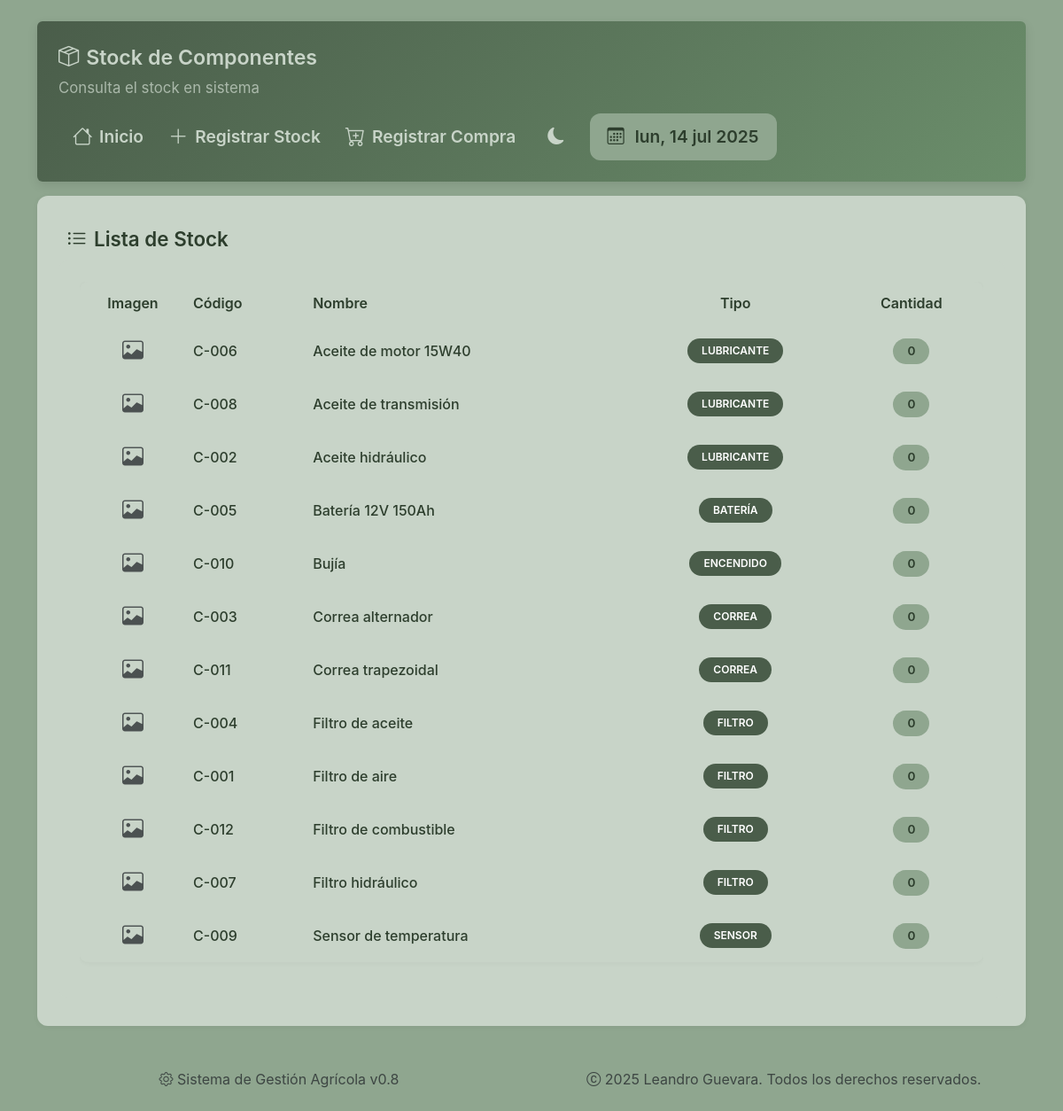
/stock/, run on the app's committed database.
### tables this page shows
CREATE TABLE componentes (
        ID INTEGER PRIMARY KEY AUTOINCREMENT,
        ID_Componente TEXT UNIQUE,
        Nombre TEXT NOT NULL,
        Descripcion TEXT,
        Tipo TEXT,
        Foto TEXT,
        Marca TEXT,
        Modelo TEXT,
        Precio REAL
    );

### sistema_gestion_agricola/routes/stock.py (the view)
@stock_bp.route('/')
def vista_stock():
    conn = get_db_connection()
    from ..utils.stock_utils import obtener_stock_actual
    stock = obtener_stock_actual()
    conn.close()
    return render_template('stock/listar.html', stock=stock)

### sistema_gestion_agricola/utils/db.py (called while the page is built)
def get_db_connection():
    conn = sqlite3.connect('sistema_gestion_agricola.db', timeout=10)
    conn.row_factory = sqlite3.Row
    return conn

### sistema_gestion_agricola/utils/stock_utils.py (called while the page is built)
def obtener_stock_actual():
    conn = get_db_connection()
    stock_query = '''
        SELECT
            c.ID,
            c.ID_Componente,
            c.Nombre,
            c.Tipo,
            c.Descripcion,
            c.Foto,
            COALESCE(SUM(
                CASE s.Tipo
                    WHEN 'entrada' THEN s.Cantidad
                    WHEN 'salida' THEN -s.Cantidad
                END
            ), 0) AS Stock_Actual
        FROM componentes c
        LEFT JOIN stock s ON c.ID = s.ID_Componente
        GROUP BY c.ID
        ORDER BY c.Nombre
    '''
    res = conn.execute(stock_query).fetchall()
    conn.close()
    return res

### sistema_gestion_agricola/templates/stock/listar.html (shortened to what this page needs)
{% extends "base.html" %}
{% block content %}
<div class="page-wrapper">
    <div class="dashboard-header hidden-item p-4 mb-3 rounded">
        <div class="header-topbar">
            <div class="header-title">
                <h2 class="section-title"><i class="bi bi-box-seam"></i> Stock de Componentes</h2>
                <p class="section-subtitle d-none d-md-block opacity-75">Consulta el stock en sistema</p>
            </div>
            <div class="header-controls">
                <a href="{{ url_for('index') }}"
                    class="btn btn-outline-primary btn-sm ms-2"
                    style="font-size: 1rem;">
                    <i class="bi bi-house"></i>
                    <span class="d-none d-md-block d-md-inline">Inicio</span>
                </a>
                <a href="{{ url_for('stock.registrar_stock') }}"
                    class="btn btn-outline-primary btn-sm"
                    style="font-size: 1rem;">
                    <i class="bi bi-plus-lg"></i>
                    <span class="d-none d-md-block d-md-inline">Registrar Stock</span>
                </a>
                <a href="{{ url_for('compras.registrar_compra') }}" class="btn btn-outline-primary btn-sm">
                    <i class="bi bi-cart-plus"></i>
                    <span class="d-none d-md-block d-md-inline">Registrar Compra</span>
                </a>
                <button class="theme-toggle" id="themeToggle">
                    <i class="bi bi-moon-fill" id="themeIcon"></i>
                </button>
                <div class="calendar-badge fs-6 d-none d-lg-block">
                    <i class="bi bi-calendar3"></i> <span id="current-date"></span>
                </div>
            </div>
        </div>
    </div>
    <section class="page-section hidden-item mb-0">
        <h3 class="section-title">
            <i class="bi bi-list-ul"></i> Lista de Stock
        </h3>
        <div class="card-section hidden-item mb-0" style="border: none; box-shadow: none;">
            <div id="tableView" class="table-view hidden-item">
                <div class="table-responsive hidden-item">
                    <table class="table table-hover hidden-item align-middle">
                        <thead>
                            <tr>
                                <th class="d-none d-md-table-cell text-center" width="120">Imagen</th>
                                <th>Código</th>
                                <th>Nombre</th>
                                <th class="d-none d-md-table-cell text-center">Tipo</th>
                                <th class="text-center">Cantidad</th>
                            </tr>
                        </thead>
                        <tbody id="stockTableBody">
                            {% for c in stock %}
                            <tr class="clickable-row component-row" data-component-id="{{ c.ID }}">
                                <td class="d-none d-md-table-cell text-center">
                                    {% if c.Foto %}
                                        <img src="{{ url_for('static', filename='fotos/componentes/' ~ c.Foto) }}"
                                            class="component-thumb" alt="{{ c.Nombre }}">
                                    {% else %}
                                        <div class="component-thumb-placeholder">
                                            <i class="bi bi-image text-muted fs-4"></i>
                                        </div>
                                    {% endif %}
                                </td>
                                <td>
                                    <span class="component-code">{{ c.ID_Componente or 'N/A' }}</span>
                                </td>
                                <td>
                                    <strong class="component-name">{{ c.Nombre }}</strong>
                                </td>
                                <td class="d-none d-md-table-cell text-center align-middle">
                                    {% if c.Tipo %}
                                        <span class="badge rounded-pill px-3 py-2 text-uppercase fw-semibold"
                                            style="background-color: var(--agri-green-dark); color: #fff; font-size: 0.75rem;">
                                            {{ c.Tipo }}
                                        </span>
                                    {% else %}
                                        <span class="text-muted fst-italic">No especificado</span>
                                    {% endif %}
                                </td>
                                <td class="text-center">
                                    <span class="badge rounded-pill px-3 py-2 fw-semibold"
                                        style="background-color: var(--bg-color); color: var(--text-color); font-size: 0.85rem;">
                                        {{ c.Stock_Actual or 0 }}
                                    </span>
                                </td>
                            </tr>
                            {% endfor %}
                        </tbody>
                    </table>
                </div>
            </div>
        </div>
    </section>
</div>
{% endblock %}

### sistema_gestion_agricola/static/css/base.css (style rules this page uses)
html, body, div, span, applet, object, iframe, h1, h2, h3, h4, h5, h6, p, blockquote, pre, a, abbr, acronym, address, big, cite, code, del, dfn, em, img, ins, kbd, q, s, samp, small, strike, strong, sub, sup, tt, var, b, u, i, center, dl, dt, dd, ol, ul, li, fieldset, form, label, legend, table, caption, tbody, tfoot, thead, tr, th, td, article, aside, canvas, details, embed, figure, figcaption, footer, header, hgroup, menu, nav, output, ruby, section, summary, time, mark, audio, video { margin: 0; padding: 0; border: 0; font-size: 100%; font: inherit; vertical-align: baseline; box-sizing: border-box; }
article, aside, details, figcaption, figure, footer, header, hgroup, menu, nav, section { display: block; }
body { line-height: 1.5; font-family: 'Inter', 'Segoe UI', Arial, sans-serif; background: var(--bg-color); color: var(--text-color); min-height: 100vh; -webkit-font-smoothing: antialiased; -moz-osx-font-smoothing: grayscale; transition: var(--transition); }
a { color: var(--agri-green, #388e3c); text-decoration: none; transition: color 0.2s; }
input, select, textarea, button { font-family: inherit; font-size: 1rem; border-radius: 6px; border: 1px solid var(--border-color, #e9ecef); padding: 0.5em 0.75em; outline: none; transition: border-color 0.2s, box-shadow 0.2s; }
button { cursor: pointer; border: none; background: none; }
.text-center { text-align: center !important; }
.h-100 { height: 100% !important; }
.d-flex { display: flex !important; }
.flex-column { flex-direction: column !important; }
*, *::before, *::after { box-sizing: border-box; }

### sistema_gestion_agricola/static/css/theme.css (style rules this page uses)
:root { --agri-green-primary: #6b8e6b; --agri-green-secondary: #8fa68f; --agri-green-tertiary: #a8bba8; --agri-green-dark: #4a5d4a; --agri-green-darker: #3a4a3a; --agri-green-light: #e8f0e8; --agri-green-muted: #c8d4c8; --card-bg: var(--agri-green-primary); --text-color: #2d3e2d; --radius: 8px; --transition: all 0.3s cubic-bezier(.4,2,.6,1); --hover-bg: var(--agri-green-tertiary); --btn-primary: var(--agri-green-primary); --btn-primary-hover: var(--agri-green-tertiary); --btn-secondary: var(--agri-green-primary); --btn-secondary-hover: var(--agri-green-dark); --btn-accent: var(--agri-green-primary); --btn-accent-hover: var(--agri-green-dark); --btn-neutral: var(--agri-green-muted); --btn-neutral-hover: var(--agri-green-secondary); --btn-disabled: var(--agri-green-darker); --btn-disabled-text: var(--agri-green-muted); }
[data-bs-theme="light"] { --bg-color: var(--agri-green-secondary); --text-color: #2d3e2d; --card-bg: var(--agri-green-muted) !important; --header-bg: linear-gradient(135deg, var(--agri-green-dark), var(--agri-green-primary)); --hover-bg: var(--agri-green-tertiary); --hover-text: var(--agri-green-darker); --agri-light: #f8fafc; --agri-dark: #2a2f2a; --btn-bg-primary: var(--agri-green-secondary); --btn-text-primary: var(--agri-green-dark); --btn-border-primary: var(--agri-green-dark); --btn-bg-secondary: var(--agri-green-dark); --btn-text-secondary: var(--agri-green-tertiary); --btn-border-secondary: var(--agri-green-tertiary); --btn-bg-tertiary: var(--agri-green-muted); --btn-text-tertiary: var(--agri-green-darker); --btn-border-tertiary: var(--agri-green-darker); }
body, .card-section, .dashboard-header, .btn, .badge { transition: var(--transition); }

### sistema_gestion_agricola/static/css/buttons.css (style rules this page uses)
.btn-agri-primary, .btn-agri-secondary, .btn-outline-primary, .btn-outline-secondary, .btn-outline-tertiary, .btn-outline-light, .btn-outline-danger, .btn-outline-info { display: flex; align-items: center; justify-content: center; gap: 0.4em; padding: 0.5rem 1rem; font-weight: 600; font-size: 1.2rem !important; border-radius: 6px; transition: background-color 0.2s ease-in-out, box-shadow 0.2s ease-in-out; min-height: 40px; outline: none; text-align: center; }
.btn-outline-primary { background: transparent; color: var(--btn-neutral); border: none; }
.btn i { font-size: 1.4rem; flex-shrink: 0; vertical-align: middle; }
.btn-sm { padding: 0.25rem 0.5rem; font-size: 0.85rem; border-radius: 5px; }
.btn-outline-primary.btn-sm, .btn-outline-primary.btn-sm:hover, .btn-outline-primary.btn-sm:focus, .btn-outline-primary.btn-sm:active { text-decoration: none !important; }
.btn { text-decoration: none !important; }

### sistema_gestion_agricola/static/css/forms.css (style rules this page uses)
::placeholder, .form-edit ::placeholder { color: var(--agri-green-secondary, #a4c39d); opacity: 0.85; }

### data on the page
componentes: ID_Componente "C-006", Nombre "Aceite de motor 15W40", Tipo "LUBRICANTE", Stock_Actual "0"
componentes: ID_Componente "C-008", Nombre "Aceite de transmisión", Tipo "LUBRICANTE", Stock_Actual "0"
componentes: ID_Componente "C-002", Nombre "Aceite hidráulico", Tipo "LUBRICANTE", Stock_Actual "0"
componentes: ID_Componente "C-005", Nombre "Batería 12V 150Ah", Tipo "BATERÍA", Stock_Actual "0"
componentes: ID_Componente "C-010", Nombre "Bujía", Tipo "ENCENDIDO", Stock_Actual "0"
componentes: ID_Componente "C-003", Nombre "Correa alternador", Tipo "CORREA", Stock_Actual "0"
componentes: ID_Componente "C-011", Nombre "Correa trapezoidal", Tipo "CORREA", Stock_Actual "0"
componentes: ID_Componente "C-004", Nombre "Filtro de aceite", Tipo "FILTRO", Stock_Actual "0"
componentes: ID_Componente "C-001", Nombre "Filtro de aire", Tipo "FILTRO", Stock_Actual "0"
componentes: ID_Componente "C-012", Nombre "Filtro de combustible", Tipo "FILTRO", Stock_Actual "0"
componentes: ID_Componente "C-007", Nombre "Filtro hidráulico", Tipo "FILTRO", Stock_Actual "0"
componentes: ID_Componente "C-009", Nombre "Sensor de temperatura", Tipo "SENSOR", Stock_Actual "0"
